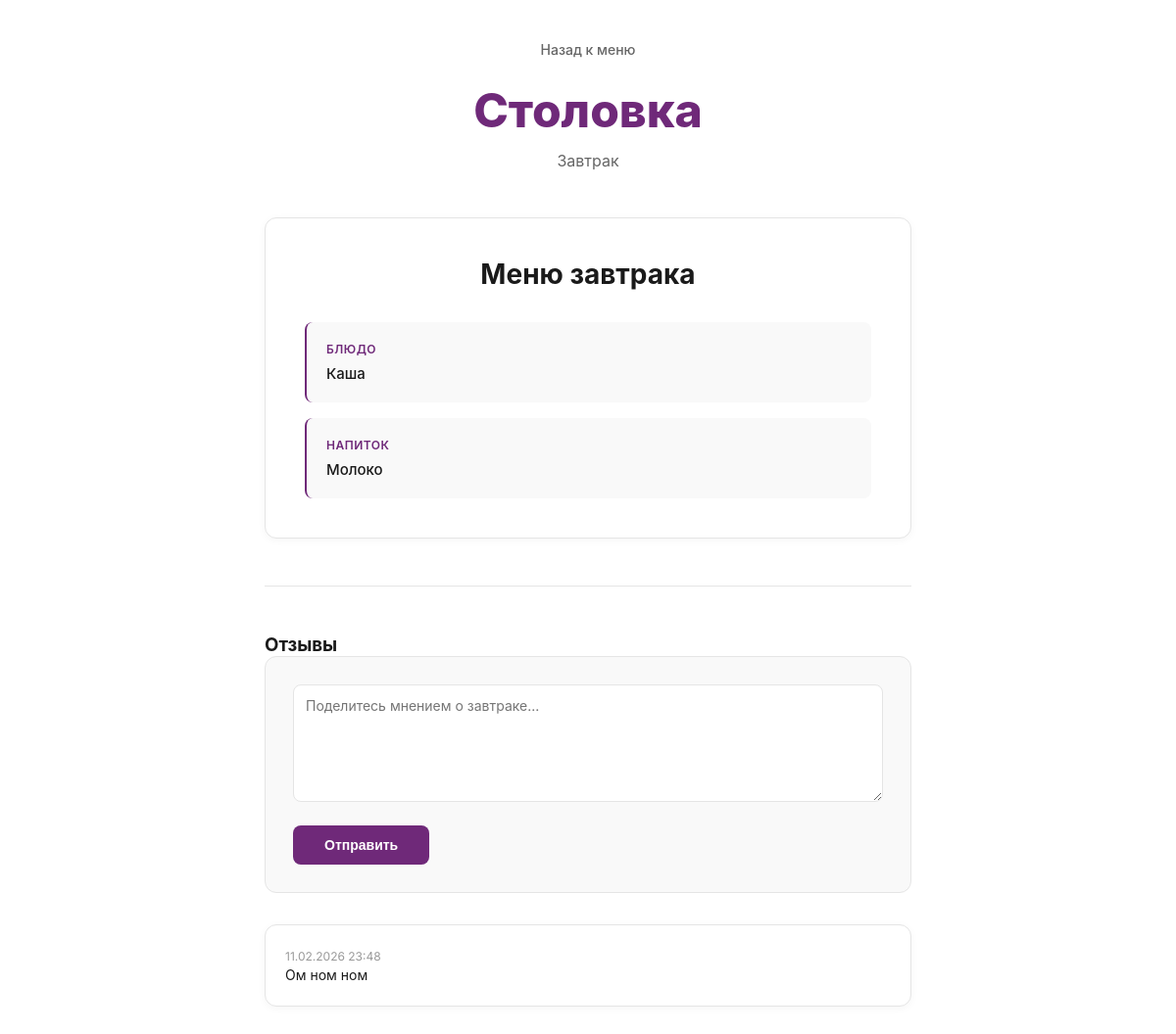
Screenshot of /menu/item/breakfast/1/ with the database file from the repository.
### MenuService/models.py (models this page shows, shortened)
class Breakfast(models.Model):
    id = models.AutoField(unique=True, auto_created=True, primary_key=True)
    first_dish = models.CharField(max_length=255)
    drink = models.CharField(max_length=255)
    calories = models.IntegerField(default=0)
    price = models.DecimalField(max_digits=5, decimal_places=2, default=0)
    contains_allergens = models.CharField(max_length=500, blank=True)

### UserService/models.py (models this page shows)
class Comment(models.Model):
    breakfast = models.ForeignKey(Breakfast, on_delete=models.CASCADE)
    text = models.TextField()
    author = models.CharField(max_length=100, blank=True)
    rating = models.IntegerField(choices=[(i, str(i)) for i in range(1, 6)], default=5)
    created_at = models.DateTimeField(auto_now_add=True)

### MenuService/views.py (the view, shortened to what this page needs)
# urls.py: path('menu/item/breakfast/<int:id>/', MenuViews.itemBreakfast, name='itemBreakfast'),
def itemBreakfast(request, id):
    breakfast = get_object_or_404(Breakfast, id=id)
    comments = Comment.objects.filter(breakfast=breakfast)
    return render(request, 'itemBreak.html', {
        'breakfast': breakfast,
        'comments': comments
    })

### MenuService/templates/itemBreak.html (shortened to what this page needs)
{% load static %}
<!DOCTYPE html>
<html lang="ru">
<head>
    <link rel="stylesheet" href="{% static 'css/MenuService/item.css' %}">
</head>
<body>
    <div class="container">
        <header class="header">
            <a href="/menu/" class="back-link">Назад к меню</a>
            <h1 class="logo">Столовка</h1>
            <p class="week-title">Завтрак</p>
        </header>
        <main class="meal-detail">
            <article class="meal-card">
                <h2 class="meal-title">Меню завтрака</h2>
                {% if breakfast.first_dish or breakfast.drink %}
                    <div class="meal-items-detail">
                        {% if breakfast.first_dish %}
                        <div class="meal-item-detail">
                            <span class="item-label">Блюдо</span>
                            <span class="item-value">{{ breakfast.first_dish }}</span>
                        </div>
                        {% endif %}
                        {% if breakfast.drink %}
                        <div class="meal-item-detail">
                            <span class="item-label">Напиток</span>
                            <span class="item-value">{{ breakfast.drink }}</span>
                        </div>
                        {% endif %}
                    </div>
                {% else %}
                    <p class="no-menu">Меню завтрака пока не установлено</p>
                {% endif %}
            </article>
        </main>
        <section class="comments-section">
            <h3 class="section-title">Отзывы</h3>
            <div class="comment-form">
                <form method="post">
                    <div class="form-group">
                        <textarea
                            name="comment"
                            placeholder="Поделитесь мнением о завтраке..."
                            rows="3"
                            required
                        ></textarea>
                    </div>
                    <button type="submit" class="btn-comment">Отправить</button>
                </form>
            </div>
            {% if comments %}
                <div class="comments-list">
                    {% for comment in comments %}
                    <article class="comment-item">
                        <div class="comment-meta">
                            <time class="comment-date">{{ comment.created_at|date:"d.m.Y H:i" }}</time>
                        </div>
                        <p class="comment-text">{{ comment.text }}</p>
                    </article>
                    {% endfor %}
                </div>
            {% else %}
                <p class="no-comments">Пока нет отзывов</p>
            {% endif %}
        </section>
    </div>
</body>
</html>

### Stolovka/static/css/MenuService/item.css (style rules this page uses)
* { margin: 0; padding: 0; box-sizing: border-box; }
body { font-family: 'Inter', -apple-system, BlinkMacSystemFont, 'Segoe UI', sans-serif; background: #ffffff; min-height: 100vh; color: #1a1a1a; }
.container { max-width: 700px; margin: 0 auto; padding: 40px 20px; }
.header { text-align: center; margin-bottom: 48px; }
.back-link { display: inline-block; color: #666666; text-decoration: none; font-size: 14px; font-weight: 500; margin-bottom: 24px; transition: color 0.3s ease; }
.logo { font-size: 48px; font-weight: 800; color: #6f2979; margin-bottom: 12px; }
.week-title { font-size: 16px; color: #666666; font-weight: 400; }
.meal-detail { margin-bottom: 48px; }
.meal-card { background: #ffffff; border: 1px solid #e5e5e5; border-radius: 12px; padding: 40px; box-shadow: 0 2px 8px rgba(0, 0, 0, 0.04); transition: all 0.3s ease; }
.meal-title { font-size: 28px; font-weight: 700; color: #1a1a1a; margin-bottom: 32px; text-align: center; }
.meal-items-detail { display: flex; flex-direction: column; gap: 16px; list-style: none; }
.meal-item-detail { display: flex; flex-direction: column; gap: 8px; padding: 20px; background: #f9f9f9; border-radius: 8px; border-left: 2px solid #6f2979; transition: all 0.3s ease; }
.item-label { font-weight: 600; color: #6f2979; font-size: 12px; text-transform: uppercase; letter-spacing: 0.5px; }
.item-value { font-size: 15px; font-weight: 500; color: #1a1a1a; }
.comments-section { margin-top: 48px; padding-top: 48px; border-top: 1px solid #e5e5e5; }
.comment-form { background: #f9f9f9; border: 1px solid #e5e5e5; border-radius: 12px; padding: 28px; margin-bottom: 32px; }
.form-group { margin-bottom: 20px; }
.form-group textarea { width: 100%; min-height: 120px; padding: 12px; border: 1px solid #e5e5e5; border-radius: 8px; font-family: 'Inter', -apple-system, BlinkMacSystemFont, monospace; font-size: 14px; color: #1a1a1a; resize: vertical; transition: all 0.3s ease; }
.btn-comment { background: #6f2979; color: #ffffff; border: none; padding: 12px 32px; border-radius: 8px; font-weight: 600; cursor: pointer; font-size: 14px; transition: all 0.3s ease; }
.comments-list { display: flex; flex-direction: column; gap: 16px; list-style: none; }
.comment-item { background: #ffffff; border: 1px solid #e5e5e5; border-radius: 12px; padding: 20px; box-shadow: 0 2px 8px rgba(0, 0, 0, 0.04); transition: all 0.3s ease; }
.comment-date { font-size: 12px; color: #999999; margin-bottom: 12px; }
.comment-text { font-size: 14px; color: #1a1a1a; line-height: 1.6; }

### rows the page displays
Breakfast: first_dish "Каша", drink "Молоко"
Comment: created_at "11.02.2026 23:48", text "Ом ном ном"
